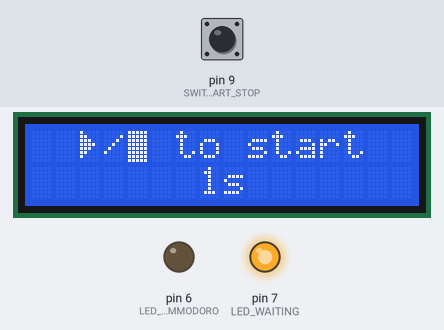
Bench run of a sketch on a simulated Arduino Uno, built with avr-gcc and run on an emulated ATmega328P. Shown: 16×2 character LCD, output pins drawn as LEDs (lit = HIGH). Inputs (shaded band) come from the test bench; at power-on: pin 9 (SWITCH_START_STOP) HIGH.

Above: at 1.2 s.
1.3 s: pin 9 (SWITCH_START_STOP) pulled LOW for 0.15 s
At 2.2 s:
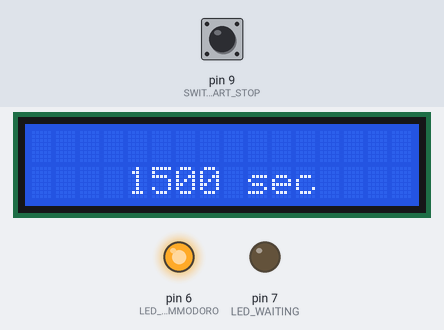
4.4 s: pin 9 (SWITCH_START_STOP) pulled LOW for 1 s
At 6.2 s:
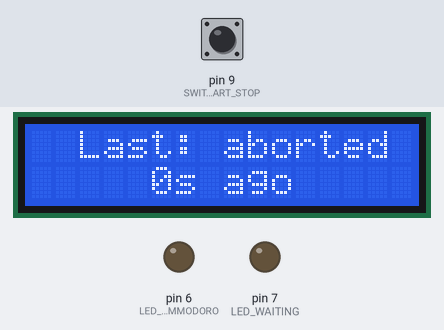
8.4 s: pin 9 (SWITCH_START_STOP) pulled LOW for 0.15 s
At 10.0 s:
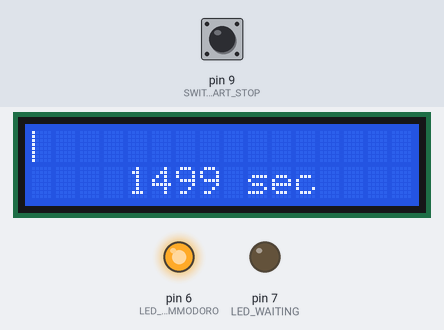
11.5 s: pin 9 (SWITCH_START_STOP) pulled LOW for 1 s
At 14.3 s:
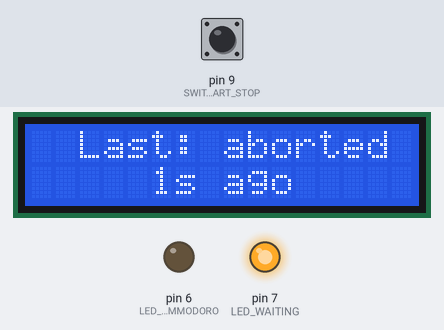
Timing chart, 0 to 16.5 s (numbered marks = the images above; inputs shaded):
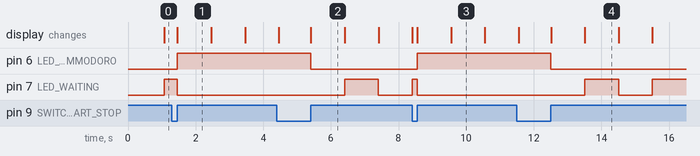

Measured:
- after the input at 1.3 s, pin 6 (LED_POMMODORO): LOW → HIGH after 0.15 s; the display: changes after 0.16 s (image 1)
- after the input at 4.4 s, pin 6 (LED_POMMODORO): HIGH → LOW after 1.0 s; pin 7 (LED_WAITING): LOW → HIGH after 2.0 s, → LOW 1.0 s later; the display: first differs from a run without the input after 1.0 s (image 2)
- after the input at 8.4 s, pin 6 (LED_POMMODORO): LOW → HIGH after 0.15 s; the display: first differs from a run without the input after 0.15 s (image 3 shows a later state)
- after the input at 11.5 s, pin 6 (LED_POMMODORO): HIGH → LOW after 1.0 s; pin 7 (LED_WAITING): LOW → HIGH after 2.0 s, → LOW 1.0 s later, → HIGH 1.0 s later; the display: first differs from a run without the input after 1.0 s (image 4 shows a later state)
- what the display in image 1 shows lasts 1.0 s, from 1.5 s to 2.5 s

The sketch:

PommodoroTimer.ino
```cpp
/*

 Pommodoro timer

 Press the START/STOP button to start the countdown.

 Sketch based on
 http://www.arduino.cc/en/Tutorial/LiquidCrystalHelloWorld

*/

#include <stdarg.h>

// include the library code:
#include <LiquidCrystal.h>

enum devicestate {
  pommodoro,
  waiting
};

enum endreason {
  none,
  completed,
  aborted
};

devicestate state = waiting;

unsigned long pommodoro_end_time;
unsigned long waiting_start;

endreason endReason;

#define POMMODORO_MINUTES 25

#define LED_POMMODORO 6
#define LED_WAITING 7

#define SWITCH_START_STOP 9
#define SWITCH_RESERVED 8

#define LCD_WIDTH 16
#define LCD_HEIGHT 2

#define DEBOUNCE_TIME_MS 50

// initialize the library by associating any needed LCD interface pin
// with the arduino pin number it is connected to
const int rs = 12, en = 11, d4 = 5, d5 = 4, d6 = 3, d7 = 2;
LiquidCrystal lcd(rs, en, d4, d5, d6, d7);

byte startSymbol[8] = {
  B10000,
  B11000,
  B11100,
  B11110,
  B11100,
  B11000,
  B10000,
};

// Custom character position for the "start" symbol
#define CHAR_START 1

// Custom character positions for progress bar graphics
#define CHARS_PROGRESS_START 4
#define CHARS_PROGRESS_END 7

// Progress bar elements: from empty char (space), to characters with 1-5 bars filled on the left.
// Custom chars used for 1 to 4, existing characters used for 0 (' ') and 5 (0xFF).
char progressChars[6];

class Button {
  // Switch debounce - based on https://www.arduino.cc/en/Tutorial/BuiltInExamples/Debounce
  private:
    int input;
    long lastChangeTime;
    int lastState;

  public:
    Button(int _input) : input(_input) {};

    void init() {
      lastChangeTime = millis();
      lastState = digitalRead(input);
    };

    // Returns true if button state has changed from from to to since last call
    // Limitations: doesn't buffer changes, so it must be called often. If the
    // button is pressed and released between two calls, it's not detected.
    boolean stateChanged(int from, int to) {
      if (millis() >= lastChangeTime + DEBOUNCE_TIME_MS) {
        int newState = digitalRead(input);
        boolean change = (lastState == from && newState == to);
        if (lastState != newState) {
          lastState = newState;
          lastChangeTime = millis();
        }
        return change;
      }
      else {
        // Assume that the HW status is unstable - don't read
        return false;
      }
    }
};

// outputBuffer must have length of LCD_WIDTH+1
void outputBufferClear(char *output) {
  memset(output, ' ', LCD_WIDTH);
  output[LCD_WIDTH] = '\0';
}

void lcdPrintCentered(int line, const char* text) {
  char output[LCD_WIDTH+1];
  outputBufferClear(output);
  int text_len = strlen(text);
  memcpy(output + (LCD_WIDTH-text_len+1)/2, text, text_len);
  lcd.setCursor(0, line);
  lcd.print(output);
}

void lcdPrintfCentered(int line, const char* format, ...) {
  char s[LCD_WIDTH+1];
  va_list ap;
  va_start(ap, format);
  vsnprintf(s, sizeof(s), format, ap);
  s[LCD_WIDTH] = '\0';
  lcdPrintCentered(line, s);
  va_end(ap);
}

void lcdDrawBarGraph(int line, long qty, long qtyMax) {
  char output[LCD_WIDTH+1];
  outputBufferClear(output);
  int len = (qty * (LCD_WIDTH*5) + qtyMax-1) / qtyMax; // round up
  // 0xFF in default charset: character with all pixels set
  memset(output, '\377', len / 5);
  output[len / 5] = progressChars[len % 5];
  output[LCD_WIDTH] = '\0';
  lcd.setCursor(0, 0);
  lcd.print(output);
}

void formatTimeUnit(char *s, int s_maxlen, long timeSeconds) {
  long t;
  const char *unit;
  if (timeSeconds > 84600) {
    t = timeSeconds/84600;
    unit = "d";
  } else if (timeSeconds > 3600) {
    t = timeSeconds/3600;
    unit = "h";
  } else if (timeSeconds > 60) {
    t = timeSeconds/60;
    unit = "m";
  } else {
    t = timeSeconds;
    unit = "s";
  }
  snprintf(s, s_maxlen, "%ld%s", t, unit);
}

// Initialize progress bar elements: from empty to all-filled cell and
// 1-4 levels between
void lcdCreateProgressBarChars() {
  byte charData[8];
  progressChars[0] = ' ';
  for (int i = 1; i <= 4; i++) {
    char c = CHARS_PROGRESS_START + i-1;
    progressChars[i] = c;
    memset(charData, (0x1F << (5-i)) & 0x1F, 8);
    lcd.createChar(c, charData);
  }
  progressChars[5] = '\377';
}

Button startStopButton(SWITCH_START_STOP);

void setup() {
  lcd.createChar(CHAR_START, startSymbol);
  lcdCreateProgressBarChars();

  // set up the LCD's number of columns and rows:
  lcd.begin(LCD_WIDTH, LCD_HEIGHT);

  pinMode(LED_WAITING, OUTPUT);
  pinMode(LED_POMMODORO, OUTPUT);
  pinMode(SWITCH_RESERVED, INPUT);
  pinMode(SWITCH_START_STOP, INPUT);

  startStopButton.init();

  waiting_start = millis();
}

void loop() {
  char output[LCD_WIDTH + 1];

  switch (state) {
    case pommodoro:
      digitalWrite(LED_WAITING, LOW);
      digitalWrite(LED_POMMODORO, HIGH);

      // Centered print number of seconds remaining in the current pommodoro
      int secondsRemaining;
      secondsRemaining = (pommodoro_end_time-millis()+999) / 1000;
      lcdPrintfCentered(1, "%d sec", secondsRemaining);

      // Draw a bar graph of time remaining
      lcdDrawBarGraph(0, POMMODORO_MINUTES*60-secondsRemaining, POMMODORO_MINUTES*60);

      if (secondsRemaining == 0) {
        state = waiting;
        waiting_start = millis();
        endReason = completed;
      }
      if (startStopButton.stateChanged(LOW, HIGH)) {
        state = waiting;
        waiting_start = millis();
        endReason = aborted;
      }
      break;

    case waiting:
      long waitingTimeSec;

      // Blink the green LED
      waitingTimeSec = (millis()-waiting_start) / 1000;
      digitalWrite(LED_WAITING, (waitingTimeSec % 2 != 0) ? HIGH : LOW);
      digitalWrite(LED_POMMODORO, LOW);

      formatTimeUnit(output, sizeof(output), waitingTimeSec);
      if (endReason != none) {
        lcdPrintfCentered(0, "Last: %s", (endReason == completed ? "completed" : "aborted"));
        lcdPrintfCentered(1, "%s ago", output);
      } else {
        lcdPrintfCentered(0, "\001/\377 to start");
        lcdPrintfCentered(1, "%s", output);
      }

      if (startStopButton.stateChanged(LOW, HIGH)) {
        pommodoro_end_time = millis() + POMMODORO_MINUTES * 60L * 1000L;
        state = pommodoro;
      }
      break;
  }
}
```
